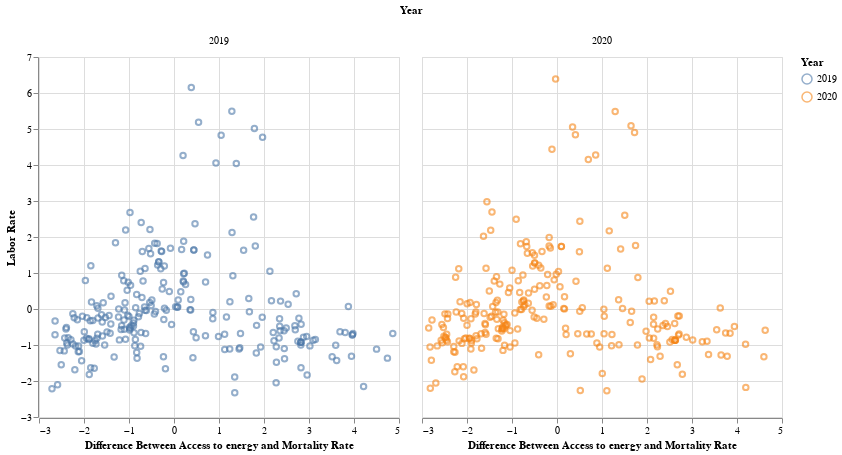

The cell this chart's notebook holds for it:
### Code cell
# Construct a scatterplot of PC1 and PC2 by Yea indicator

# base chart
base = alt.Chart(projected_data)

# data scatter
scatter = base.mark_point(opacity = 0.6).encode(
    x = alt.X('PC1:Q', title = 'Difference Between Access to energy and Mortality Rate'),
    y = alt.Y('PC2:Q', title = 'Labor Rate'),
    color = alt.Color('Year:N', title = 'Year')
)

# show
scatter.properties(width = 360, height = 360).facet(column = 'Year')

### Figure 1 — Vega-Lite specification as saved in the notebook (floating-point values rounded to 4 significant figures; data arrays with more than 128 entries replaced by an {"elided": "..."} marker saying what was removed)
{"config": {"view": {"continuousWidth": 400, "continuousHeight": 300}}, "data": {"name": "data-2c04aa7da9a1dfc46121f8e171eebf33"}, "facet": {"column": {"field": "Year", "type": "nominal"}}, "spec": {"mark": {"type": "point", "opacity": 0.6}, "encoding": {"color": {"field": "Year", "title": "Year", "type": "nominal"}, "x": {"field": "PC1", "title": "Difference Between Access to energy and Mortality Rate", "type": "quantitative"}, "y": {"field": "PC2", "title": "Labor Rate", "type": "quantitative"}}, "height": 360, "width": 360}, "$schema": "https://vega.github.io/schema/vega-lite/v4.17.0.json", "datasets": {"data-2c04aa7da9a1dfc46121f8e171eebf33": {"elided": "478 records"}}}
